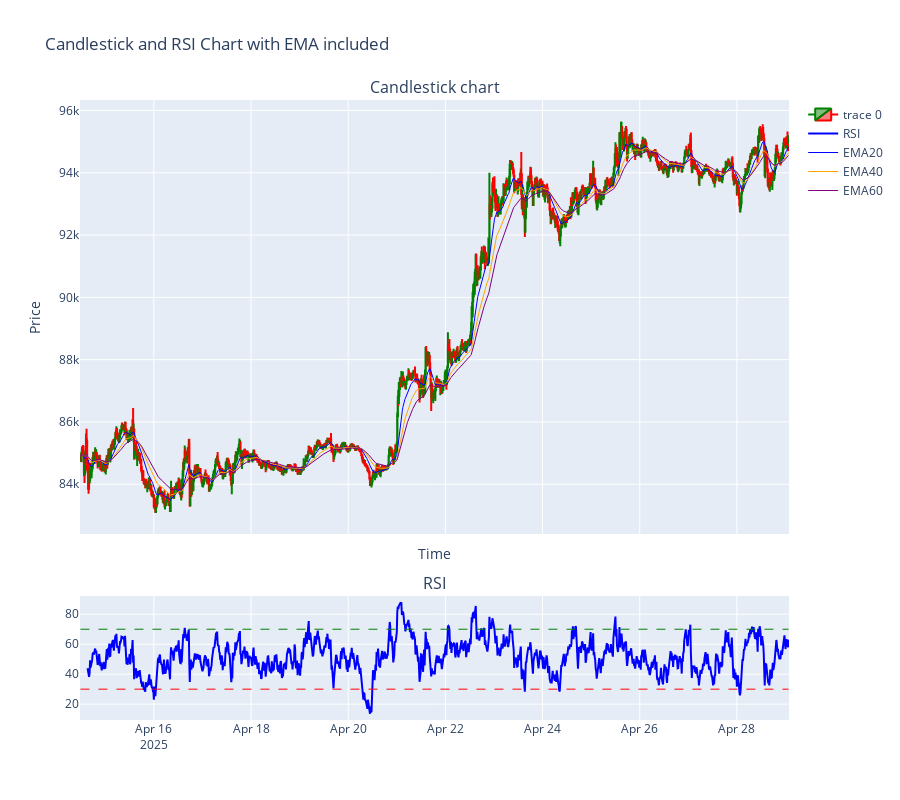

Notebook code cell kept with this figure:
### Markdown cell above
### Plot function
```python
Indicators.plot(data: list)
```
The information of `data` contains the indicators you want to show.
Currently support k-Line and all data(k-line, RSI, EMA)

Figure will display SEPARATELY by each elements of data.

### Code cell
# plot the k-line data stored in the object
btc_indicate.plot(["all"])

### Figure 1 — Plotly figure (JSON) as saved in the notebook; plotly's stock layout.template omitted (floating-point values rounded to 4 significant figures; data arrays with more than 128 entries replaced by an {"elided": "..."} marker saying what was removed)
{"data": [{"close": {"elided": "1400 float values"}, "decreasing": {"line": {"color": "red"}}, "high": {"elided": "1400 float values"}, "increasing": {"line": {"color": "green"}}, "low": {"elided": "1400 float values"}, "open": {"elided": "1400 float values"}, "type": "candlestick", "x": {"elided": "1400 str values"}, "xaxis": "x", "yaxis": "y"}, {"line": {"color": "blue", "width": 2}, "mode": "lines", "name": "RSI", "type": "scatter", "x": {"elided": "1400 str values"}, "xaxis": "x2", "y": {"elided": "1400 float values"}, "yaxis": "y2"}, {"line": {"color": "blue", "width": 1}, "mode": "lines", "name": "EMA20", "type": "scatter", "x": {"elided": "1400 str values"}, "xaxis": "x", "y": {"elided": "1400 float values"}, "yaxis": "y"}, {"line": {"color": "orange", "width": 1}, "mode": "lines", "name": "EMA40", "type": "scatter", "x": {"elided": "1400 str values"}, "xaxis": "x", "y": {"elided": "1400 float values"}, "yaxis": "y"}, {"line": {"color": "purple", "width": 1}, "mode": "lines", "name": "EMA60", "type": "scatter", "x": {"elided": "1400 str values"}, "xaxis": "x", "y": {"elided": "1400 float values"}, "yaxis": "y"}], "layout": {"annotations": [{"font": {"size": 16}, "showarrow": false, "text": "Candlestick chart", "x": 0.5, "xanchor": "center", "xref": "paper", "y": 1, "yanchor": "bottom", "yref": "paper"}, {"font": {"size": 16}, "showarrow": false, "text": "RSI", "x": 0.5, "xanchor": "center", "xref": "paper", "y": 0.2, "yanchor": "bottom", "yref": "paper"}], "height": 800, "shapes": [{"line": {"color": "red", "dash": "dash", "width": 1}, "type": "line", "x0": "2025-04-14T11:45:00", "x1": "2025-04-29T01:30:00", "xref": "x2", "y0": 30, "y1": 30, "yref": "y2"}, {"line": {"color": "green", "dash": "dash", "width": 1}, "type": "line", "x0": "2025-04-14T11:45:00", "x1": "2025-04-29T01:30:00", "xref": "x2", "y0": 70, "y1": 70, "yref": "y2"}], "title": {"text": "Candlestick and RSI Chart with EMA included"}, "xaxis": {"anchor": "y", "domain": [0, 1], "matches": "x2", "rangeslider": {"visible": false}, "showticklabels": false, "title": {"text": "Time"}}, "xaxis2": {"anchor": "y2", "domain": [0, 1]}, "yaxis": {"anchor": "x", "domain": [0.3, 1], "title": {"text": "Price"}}, "yaxis2": {"anchor": "x2", "domain": [0, 0.2]}}}
